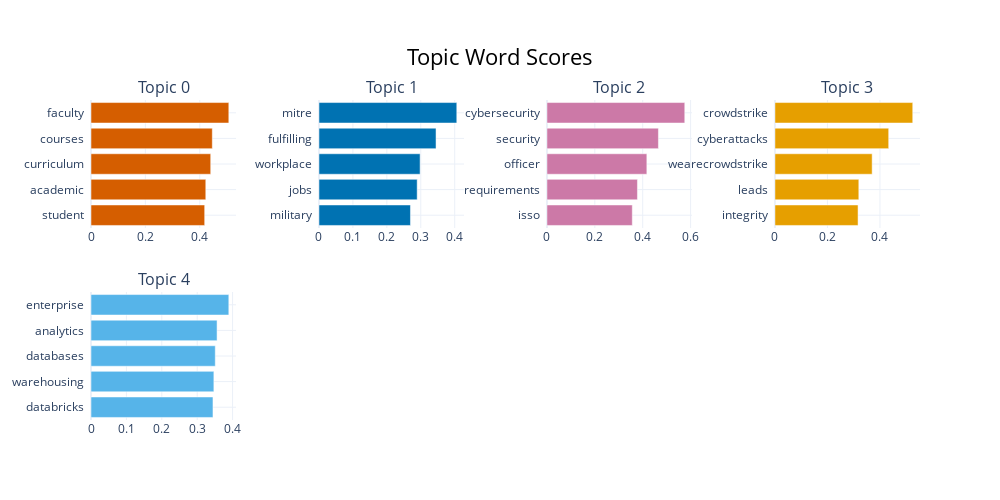

The notebook cell this image was saved under:
### Code cell
#refined extracted topics 
topic_model.visualize_barchart(top_n_topics=5)

### Figure 1 — Plotly figure (JSON) as saved in the notebook; plotly's stock layout.template omitted (floating-point values rounded to 4 significant figures)
{"data": [{"marker": {"color": "#D55E00"}, "orientation": "h", "type": "bar", "x": [0.4181, 0.4222, 0.4403, 0.4462, 0.5069], "xaxis": "x", "y": ["student  ", "academic  ", "curriculum  ", "courses  ", "faculty  "], "yaxis": "y"}, {"marker": {"color": "#0072B2"}, "orientation": "h", "type": "bar", "x": [0.2696, 0.2894, 0.298, 0.345, 0.4061], "xaxis": "x2", "y": ["military  ", "jobs  ", "workplace  ", "fulfilling  ", "mitre  "], "yaxis": "y2"}, {"marker": {"color": "#CC79A7"}, "orientation": "h", "type": "bar", "x": [0.3564, 0.3779, 0.4172, 0.4655, 0.5756], "xaxis": "x3", "y": ["isso  ", "requirements  ", "officer  ", "security  ", "cybersecurity  "], "yaxis": "y3"}, {"marker": {"color": "#E69F00"}, "orientation": "h", "type": "bar", "x": [0.3166, 0.3195, 0.3703, 0.4333, 0.5249], "xaxis": "x4", "y": ["integrity  ", "leads  ", "wearecrowdstrike  ", "cyberattacks  ", "crowdstrike  "], "yaxis": "y4"}, {"marker": {"color": "#56B4E9"}, "orientation": "h", "type": "bar", "x": [0.3446, 0.3471, 0.3511, 0.3561, 0.3893], "xaxis": "x5", "y": ["databricks  ", "warehousing  ", "databases  ", "analytics  ", "enterprise  "], "yaxis": "y5"}], "layout": {"annotations": [{"font": {"size": 16}, "showarrow": false, "text": "Topic 0", "x": 0.0875, "xanchor": "center", "xref": "paper", "y": 1, "yanchor": "bottom", "yref": "paper"}, {"font": {"size": 16}, "showarrow": false, "text": "Topic 1", "x": 0.3625, "xanchor": "center", "xref": "paper", "y": 1, "yanchor": "bottom", "yref": "paper"}, {"font": {"size": 16}, "showarrow": false, "text": "Topic 2", "x": 0.6375, "xanchor": "center", "xref": "paper", "y": 1, "yanchor": "bottom", "yref": "paper"}, {"font": {"size": 16}, "showarrow": false, "text": "Topic 3", "x": 0.9125, "xanchor": "center", "xref": "paper", "y": 1, "yanchor": "bottom", "yref": "paper"}, {"font": {"size": 16}, "showarrow": false, "text": "Topic 4", "x": 0.0875, "xanchor": "center", "xref": "paper", "y": 0.4, "yanchor": "bottom", "yref": "paper"}], "height": 500, "hoverlabel": {"bgcolor": "white", "font": {"family": "Rockwell", "size": 16}}, "showlegend": false, "title": {"font": {"color": "Black", "size": 22}, "text": "Topic Word Scores", "x": 0.5, "xanchor": "center", "yanchor": "top"}, "width": 1000, "xaxis": {"anchor": "y", "domain": [0, 0.175], "showgrid": true}, "xaxis2": {"anchor": "y2", "domain": [0.275, 0.45], "showgrid": true}, "xaxis3": {"anchor": "y3", "domain": [0.55, 0.725], "showgrid": true}, "xaxis4": {"anchor": "y4", "domain": [0.825, 1], "showgrid": true}, "xaxis5": {"anchor": "y5", "domain": [0, 0.175], "showgrid": true}, "xaxis6": {"anchor": "y6", "domain": [0.275, 0.45], "showgrid": true}, "xaxis7": {"anchor": "y7", "domain": [0.55, 0.725], "showgrid": true}, "xaxis8": {"anchor": "y8", "domain": [0.825, 1], "showgrid": true}, "yaxis": {"anchor": "x", "domain": [0.6, 1], "showgrid": true}, "yaxis2": {"anchor": "x2", "domain": [0.6, 1], "showgrid": true}, "yaxis3": {"anchor": "x3", "domain": [0.6, 1], "showgrid": true}, "yaxis4": {"anchor": "x4", "domain": [0.6, 1], "showgrid": true}, "yaxis5": {"anchor": "x5", "domain": [0, 0.4], "showgrid": true}, "yaxis6": {"anchor": "x6", "domain": [0, 0.4], "showgrid": true}, "yaxis7": {"anchor": "x7", "domain": [0, 0.4], "showgrid": true}, "yaxis8": {"anchor": "x8", "domain": [0, 0.4], "showgrid": true}}}
